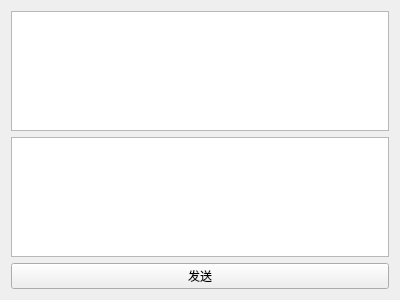
<?xml version="1.0" encoding="UTF-8"?>
<ui version="4.0">
 <class>Widget</class>
 <widget class="QWidget" name="Widget">
  <property name="geometry">
   <rect>
    <x>0</x>
    <y>0</y>
    <width>400</width>
    <height>300</height>
   </rect>
  </property>
  <property name="windowTitle">
   <string>UdpTestA</string>
  </property>
  <layout class="QGridLayout" name="gridLayout">
   <item row="0" column="0">
    <widget class="QTextEdit" name="textMsg"/>
   </item>
   <item row="1" column="0">
    <widget class="QTextEdit" name="textInput"/>
   </item>
   <item row="2" column="0">
    <widget class="QPushButton" name="btnSend">
     <property name="text">
      <string>发送</string>
     </property>
    </widget>
   </item>
  </layout>
 </widget>
 <layoutdefault spacing="6" margin="11"/>
 <resources/>
 <connections/>
</ui>
